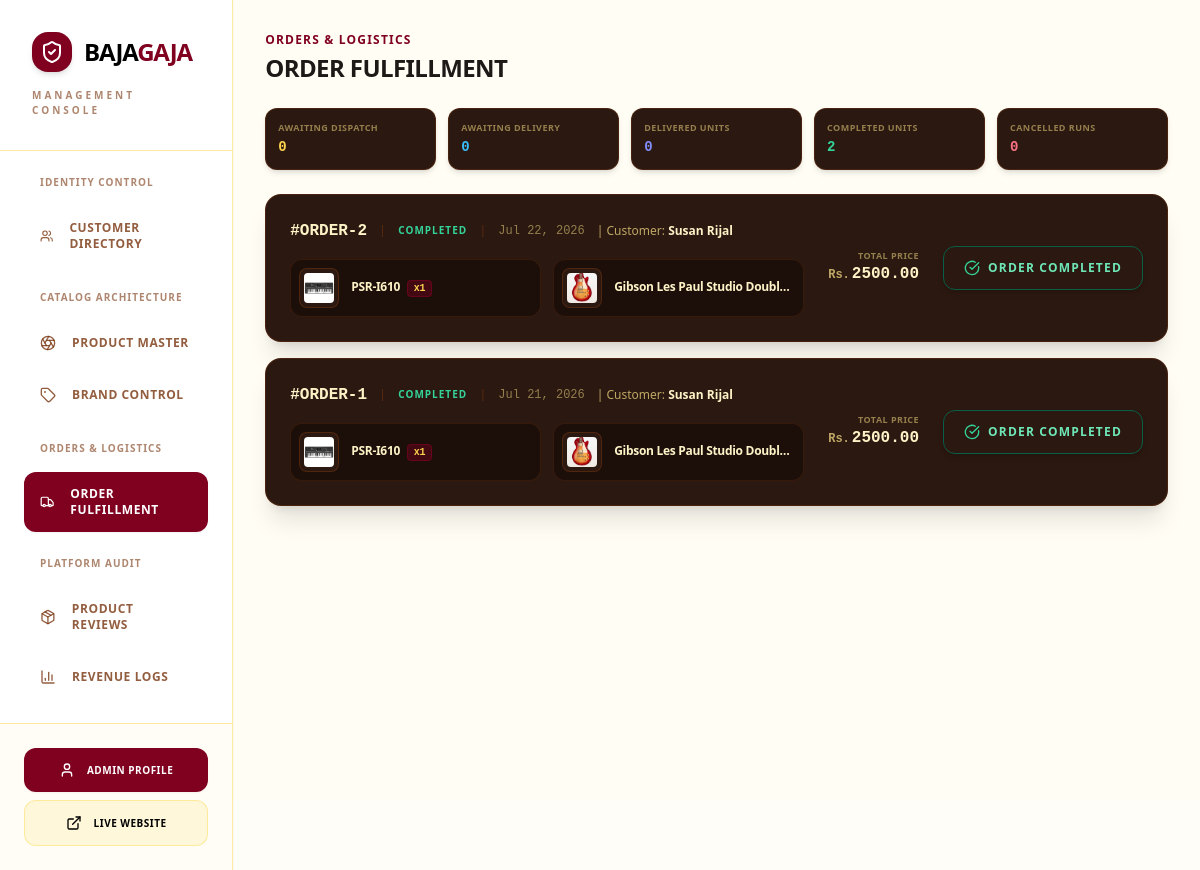
Before: /dashboard/admin/?section=order-fulfillment (signed in) with the older database file.
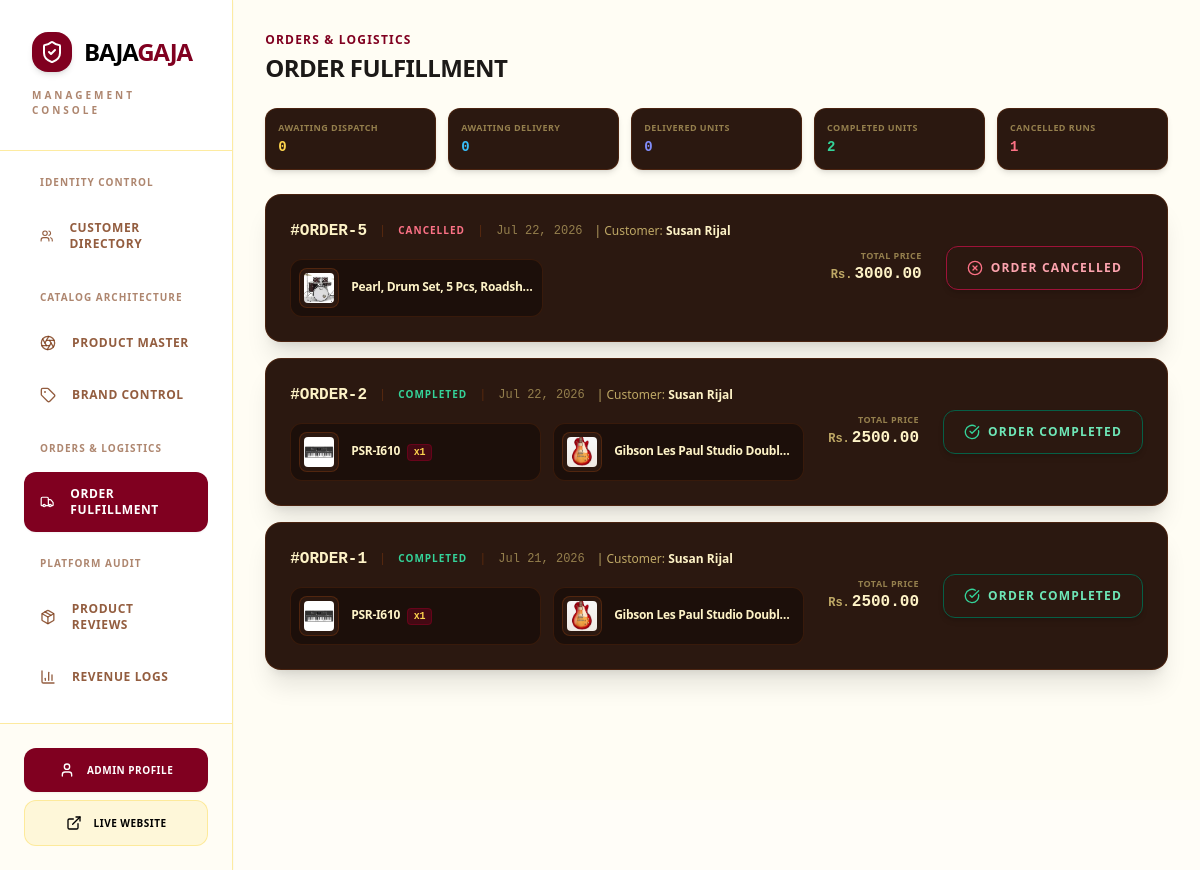
After: the same page with the newer database file.
### bg_app/models.py (models this page shows, shortened)
class Order(models.Model):
    class Status(models.TextChoices):
        CONFIRMED = 'confirmed', 'Order Confirmed'
        SHIPPING = 'shipping', 'In Transit'
        DELIVERED = 'delivered', 'Delivered'
        COMPLETED = 'completed', 'Completed'
        CANCELLED = 'cancelled', 'Cancelled'
    class PaymentMethod(models.TextChoices):
        ESEWA = 'esewa', 'Esewa'
        COD = 'cod', 'Cash on Delivery'
    customer = models.ForeignKey(User, on_delete=models.CASCADE, related_name='orders')
    total_amount = models.DecimalField(max_digits=12, decimal_places=2)
    status = models.CharField(max_length=20, choices=Status.choices, default=Status.CONFIRMED)
    transaction_id = models.CharField(max_length=100, blank=True, null=True)
    shipping_address = models.TextField()
    payment_method = models.CharField(max_length=20, choices=PaymentMethod.choices, default=PaymentMethod.ESEWA)
    created_at = models.DateTimeField(auto_now_add=True)

class User(AbstractUser):
    phone = models.CharField(max_length=20, blank=True)
    address = models.TextField(blank=True)
    profile_picture = models.ImageField(upload_to='images/user/', blank=True, null=True)

class OrderItem(models.Model):
    order = models.ForeignKey(Order, on_delete=models.CASCADE, related_name='items')
    product = models.ForeignKey(Product, on_delete=models.CASCADE)
    price_at_purchase = models.DecimalField(max_digits=10, decimal_places=2)
    quantity = models.PositiveIntegerField(default=1)

class Product(models.Model):
    class Category(models.TextChoices):
        GUITARS = 'guitars', 'Guitars & Basses'
        KEYBOARDS = 'keyboards', 'Keyboards & Synthesizers'
        DRUMS = 'drums', 'Drums & Percussion'
        TRADITIONAL = 'traditional', 'Traditional & Folk'
        WIND = 'wind', 'Wind & Brass'
        STUDIO = 'studio', 'Studio & Recording'
        AMPS_EFFECTS = 'amps_effects', 'Amps & Effect Pedals'
        ACCESSORIES = 'accessories', 'Accessories & Cables'
    class Condition(models.TextChoices):
        NEW = 'new', 'Brand New (Sealed)'
        REFURBISHED = 'refurbished', 'Factory Refurbished'
        USED = 'used', 'Pre-Owned / Good'
    brand = models.ForeignKey(Brand, on_delete=models.SET_NULL, null=True, related_name='products')
    name = models.CharField(max_length=255)
    category = models.CharField(max_length=20, choices=Category.choices)
    condition = models.CharField(max_length=20, choices=Condition.choices, default=Condition.NEW)
    description = models.TextField()
    price = models.DecimalField(max_digits=10, decimal_places=2)
    stock = models.PositiveIntegerField(default=0)
    product_image = models.ImageField(upload_to='images/products/')
    sku = models.CharField(max_length=100, unique=True, blank=True, null=True)
    is_active = models.BooleanField(default=True)
    created_at = models.DateTimeField(auto_now_add=True)

### bg_app/views/dashboard.py (the view)
# urls.py: path('dashboard/admin/', admin_dashboard_view, name='admin_dashboard'),
@login_required
def admin_dashboard_view(request):
    if not request.user.is_staff:
        messages.error(request, "You are not authorized to access this page.")
        return redirect('/')
    section = request.GET.get('section', 'customer-management')
    context = {
        'section': section,
        'awaiting_dispatch_count': Order.objects.filter(status=Order.Status.CONFIRMED).count(),
        'awaiting_delivery_count': Order.objects.filter(status=Order.Status.SHIPPING).count(),
        'delivered_count': Order.objects.filter(status=Order.Status.DELIVERED).count(),
        'completed_count': Order.objects.filter(status=Order.Status.COMPLETED).count(),
        'cancelled_count': Order.objects.filter(status=Order.Status.CANCELLED).count(),
        'total_gross_revenue': Order.objects.filter(status=Order.Status.COMPLETED).aggregate(total_revenue=models.Sum('total_amount'))['total_revenue'] or 0,
    }
    if section == 'customer-management':
        context['customers'] = User.objects.filter(is_staff=False)
    if section == 'brand-management':
        context['brands'] = Brand.objects.all().order_by('name')
    if section == 'product-management':
        context['products'] = Product.objects.all().order_by('-created_at')
    if section == 'order-fulfillment':
        context['orders'] = Order.objects.all().order_by('-created_at')
    if section == 'product-reviews':
        context['product_reviews'] = None
    if section == 'revenue-logs':
        context['revenue_logs'] = Order.objects.filter(status=Order.Status.COMPLETED).order_by('-created_at')
    return render(request, 'dashboard/admin_dashboard.html', context)

### bg_app/templates/dashboard/admin_dashboard.html (shortened to what the changed rows need)
<!DOCTYPE html>
<html lang="en">
<head>
    {% load static %}
    <link href="{% static 'css/styles.css' %}" rel="stylesheet" />
</head>
<body class="bg-amber-50/30 flex min-h-screen overflow-hidden text-amber-950">
    <aside class="w-80 bg-white text-amber-950 flex flex-col shadow-sm relative z-30 border-r border-amber-200/80">
        <div class="p-8 border-b border-amber-200/80">
            <div class="flex items-center gap-3">
                <h1 class="text-2xl font-black tracking-tighter uppercase text-amber-950">
                    Baja<span class="text-[#800020]">Gaja</span>
                </h1>
            </div>
        </div>
    </aside>
    <main class="flex-grow flex flex-col h-screen overflow-y-auto bg-amber-50/30 p-6 sm:p-8">
        {% if section == 'customer-management' or not section %}
            {% include 'dashboard/admin/_customer_management.html' %}
        {% elif section == 'product-management' %}
            {% include 'dashboard/admin/_product_management.html' %}
        {% elif section == 'brand-management' %}
            {% include 'dashboard/admin/_brand_management.html' %}
        {% elif section == 'order-fulfillment' %}
            {% include 'dashboard/admin/_order_fulfillment.html' %}
        {% elif section == 'product-reviews' %}
            {% include 'dashboard/admin/_product_reviews.html' %}
        {% elif section == 'revenue-logs' %}
            {% include 'dashboard/admin/_revenue_logs.html' %}
        {% endif %}
    </main>
</body>
</html>

### bg_app/templates/dashboard/admin/_order_fulfillment.html (shortened to what the changed rows need)
<div class="space-y-6">
    <div class="flex flex-col xl:flex-row xl:items-center justify-between gap-6">
        <div>
            <h2 class="text-xs font-bold uppercase tracking-widest text-[#800020] mb-1">Orders & Logistics</h2>
            <h1 class="text-2xl font-black text-stone-900 tracking-tight uppercase">Order Fulfillment</h1>
        </div>
        <div class="grid grid-cols-2 sm:grid-cols-5 gap-3 w-full xl:w-auto">
            <div class="bg-[#2b1810] border border-amber-900/40 rounded-xl p-3 flex flex-col justify-center min-w-[140px] shadow-md">
                <span class="text-[9px] uppercase font-black tracking-wider text-amber-200/50 block mb-0.5">Cancelled Runs</span>
                <span class="text-sm font-bold font-mono text-rose-400">{{ cancelled_count }}</span>
            </div>
        </div>
    </div>
    <div class="space-y-4">
        {% for order in orders %}
            <div class="bg-[#2b1810] border border-amber-900/40 rounded-2xl p-6 min-h-[140px] flex flex-col lg:flex-row lg:items-center justify-between gap-6 hover:border-[#800020] transition-all shadow-xl group">
                <div class="space-y-4 flex-grow w-full">
                    <div class="flex flex-wrap items-center gap-3">
                        <span class="font-mono font-black text-base text-amber-100">#ORDER-{{ order.id }}</span>
                        <span class="text-xs text-amber-900/60 font-mono">|</span>
                        <span class="text-[10px] font-black uppercase tracking-widest
                            {% if order.status == 'confirmed' %} text-amber-400
                            {% elif order.status == 'shipping' %} text-sky-400
                            {% elif order.status == 'delivered' %} text-indigo-300
                            {% elif order.status == 'cancelled' %} text-rose-400
                            {% else %} text-emerald-400 {% endif %}">
                            {{ order.get_status_display }}
                        </span>
                        <span class="text-xs text-amber-900/60 font-mono">|</span>
                        <span class="text-xs text-amber-200/50 font-mono">{{ order.created_at|date:"M d, Y" }}</span>
                        <span class="text-xs text-amber-200/70 font-medium">| Customer: <strong class="text-amber-100">{{ order.customer.get_full_name }}</strong></span>
                    </div>
                    <div class="grid grid-cols-1 sm:grid-cols-2 gap-3 max-w-4xl">
                        {% for item in order.items.all %}
                            <div class="flex items-center gap-3 bg-[#1c0f0a] border border-amber-900/30 p-2 rounded-xl">
                                <div class="w-10 h-10 bg-[#2b1810] border border-amber-900/50 rounded-lg overflow-hidden flex items-center justify-center p-1 shrink-0">
                                    {% if item.product.product_image %}
                                        <img src="{{ item.product.product_image.url }}" alt="{{ item.product.name }}" class="w-full h-full object-cover rounded">
                                    {% else %}
                                        <i data-lucide="music" class="w-5 h-5 text-amber-500/40"></i>
                                    {% endif %}
                                </div>
                                <span class="text-amber-100 text-xs font-bold tracking-tight truncate flex-grow">
                                    {{ item.product.name }}
                                    <span class="text-amber-300 bg-[#800020]/40 px-1.5 py-0.5 rounded border border-[#800020]/60 text-[10px] font-mono font-bold ml-1">x{{ item.quantity }}</span>
                                </span>
                            </div>
                        {% endfor %}
                    </div>
                </div>
                <div class="flex flex-wrap sm:flex-nowrap items-center justify-between lg:justify-end gap-6 border-t lg:border-t-0 border-amber-900/30 pt-4 lg:pt-0 shrink-0 w-full lg:w-auto">
                    <div class="flex flex-col lg:text-right">
                        <span class="text-[9px] uppercase font-bold tracking-wider text-amber-200/50">Total Price</span>
                        <div class="flex items-baseline gap-0.5">
                            <span class="text-xs font-mono font-bold text-amber-200/70">Rs.</span>
                            <span class="text-base font-mono font-black text-amber-100">{{ order.total_amount }}</span>
                        </div>
                    </div>
                    <div class="flex items-center gap-2 w-full sm:w-auto justify-end">
                        {% if order.status == 'confirmed' %}
                        <a href="/order/dispatch/{{ order.id }}" class="bg-[#800020] hover:bg-[#500014] border border-amber-500/20 text-amber-50 font-black h-11 px-5 rounded-xl transition-all flex items-center justify-center gap-2 text-xs uppercase tracking-widest active:scale-95 whitespace-nowrap shadow-md">
                            <i data-lucide="package-check" class="w-4 h-4 text-amber-400"></i>
                            <span>Dispatch Cargo</span>
                        </a>
                        {% elif order.status == 'cancelled' %}
                        <div class="bg-rose-950/80 border border-rose-800 text-rose-300 font-black h-11 px-5 rounded-xl flex items-center justify-center gap-2 text-xs uppercase tracking-widest shadow-md select-none min-w-[110px]">
                            <i data-lucide="x-circle" class="w-4 h-4 text-rose-400"></i>
                            <span>Order Cancelled</span>
                        </div>
                        {% else %}
                        <div class="bg-emerald-950/80 border border-emerald-800 text-emerald-300 font-black h-11 px-5 rounded-xl flex items-center justify-center gap-2 text-xs uppercase tracking-widest shadow-md select-none min-w-[110px]">
                            <i data-lucide="check-circle" class="w-4 h-4 text-emerald-400"></i>
                            <span>Order Completed</span>
                        </div>
                        {% endif %}
                    </div>
                </div>
            </div>
        {% endfor %}
    </div>
</div>

Changed rows visible on the page:
added Order: id "5", status "CANCELLED", created_at "Jul 22, 2026", customer.get_full_name "Susan Rijal", total_amount "3000.00", shows "ORDER CANCELLED"
added OrderItem: product.product_image (picture), product.name "Pearl, Drum Set, 5 Pcs, Roadsh…", shown under "5"
Other visible differences:
{{ cancelled_count }}: "0" → "1"
